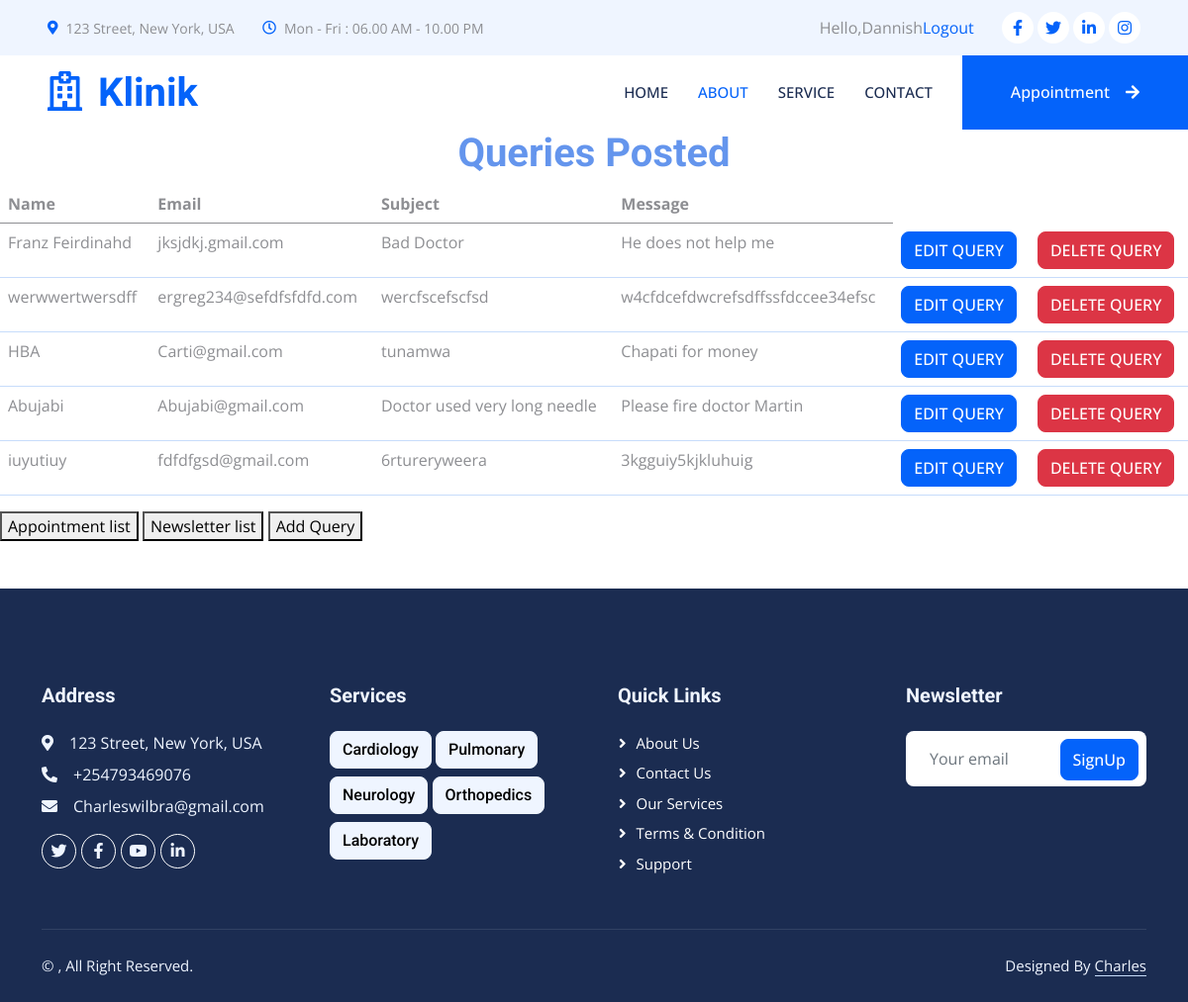
/hosi/querylist/ (signed in), run on the app's committed database.
### hosi/models.py (models this page shows, shortened)
class Query(models.Model):
    name = models.CharField(max_length=20)
    subject = models.TextField()
    email = models.TextField()
    message = models.TextField()
    objects = models.Manager()

### hosi/views.py (the view)
# urls.py: path('querylist/', views.Querylist, name='querylist'),
@login_required(login_url='loginPage')
def Querylist(request):
    querys = Query.objects.all()
    return render(request, 'querylist.html',{'querys': querys})

### hosi/templates/querylist.html (shortened to what this page needs)
{% extends "base.html" %}
{% block content %}
<table class="table">
    <h1 style="text-align: center;color: cornflowerblue">Queries Posted</h1>
    <thead>
    <tr>
        <th>Name</th>
        <th>Email</th>
        <th>Subject</th>
        <th>Message</th>
    </tr>
    </thead>
    <tbody>
       {% for y in querys %}
          <tr>
              <td>{{ y.name }}</td>
              <td>{{ y.email }}</td>
              <td>{{ y.subject }}</td>
              <td>{{ y.message }}</td>
              <td>
                  <a href="{% url 'editquery' y.id %}" class="btn btn-primary" type="button" >EDIT QUERY</a>
              </td>
              <td>
                  <a href="{% url 'deletequery' y.id %}" class="btn btn-danger" type="button" onclick="return confirm('Are you sure you want to delete the FaQ?')">DELETE QUERY</a>
              </td>
          </tr>
       {% endfor %}
    </tbody>
</table>
<a href="{% url 'appointmentslist' %}">
    <button>Appointment list</button>
</a>
<a href="{% url 'newsletterlist' %}">
    <button>Newsletter list</button>
</a>
<a href="{% url 'contact' %}">
    <button>Add Query</button>
</a>
{% endblock %}

### hosi/templates/base.html (shortened to what this page needs)
{% load static %}
<html lang="en">
<head>
    <link href="https://cdnjs.cloudflare.com/ajax/libs/font-awesome/5.10.0/css/all.min.css" rel="stylesheet">
    <link href="https://cdn.jsdelivr.net/npm/bootstrap-icons@1.4.1/font/bootstrap-icons.css" rel="stylesheet">
    <link href="{% static 'lib/animate/animate.min.css' %}" rel="stylesheet">
    <link href="{% static 'lib/owlcarousel/assets/owl.carousel.min.css' %}" rel="stylesheet">
    <link href="{% static 'lib/tempusdominus/css/tempusdominus-bootstrap-4.min.css' %}" rel="stylesheet" />
    <link href="{% static 'css/bootstrap.min.css' %}" rel="stylesheet">
    <link href="{% static 'css/style.css' %}" rel="stylesheet">
</head>
<body>
{% block navbar %}
    <div class="container-fluid bg-light p-0 wow fadeIn" data-wow-delay="0.1s">
        <div class="row gx-0 d-none d-lg-flex">
            <div class="col-lg-7 px-5 text-start">
                <div class="h-100 d-inline-flex align-items-center py-3 me-4">
                    <small class="fa fa-map-marker-alt text-primary me-2"></small>
                    <small>123 Street, New York, USA</small>
                </div>
                <div class="h-100 d-inline-flex align-items-center py-3">
                    <small class="far fa-clock text-primary me-2"></small>
                    <small>Mon - Fri : 06.00 AM - 10.00 PM</small>
                </div>
            </div>
            <div class="col-lg-5 px-5 text-end">
                <div class="h-100 d-inline-flex align-items-center py-3 me-4">
                    <span>Hello,{{request.user}}</span>
                    <span><a href="{% url 'logout' %}">Logout</a></span>
                </div>
                <div class="h-100 d-inline-flex align-items-center">
                    <a class="btn btn-sm-square rounded-circle bg-white text-primary me-1" href=""><i class="fab fa-facebook-f"></i></a>
                    <a class="btn btn-sm-square rounded-circle bg-white text-primary me-1" href=""><i class="fab fa-twitter"></i></a>
                    <a class="btn btn-sm-square rounded-circle bg-white text-primary me-1" href=""><i class="fab fa-linkedin-in"></i></a>
                    <a class="btn btn-sm-square rounded-circle bg-white text-primary me-0" href=""><i class="fab fa-instagram"></i></a>
                </div>
            </div>
        </div>
    </div>
    <nav class="navbar navbar-expand-lg bg-white navbar-light sticky-top p-0 wow fadeIn" data-wow-delay="0.1s">
        <a href="{% url 'index' %}" class="navbar-brand d-flex align-items-center px-4 px-lg-5">
            <h1 class="m-0 text-primary"><i class="far fa-hospital me-3"></i>Klinik</h1>
        </a>
        <div class="collapse navbar-collapse" id="navbarCollapse">
            <div class="navbar-nav ms-auto p-4 p-lg-0">
                <a href="{% url 'index' %}" class="nav-item nav-link ">Home</a>
                <a href="{% url 'about' %}" class="nav-item nav-link active">About</a>
                <a href="{% url 'services' %}" class="nav-item nav-link">Service</a>
                <a href="{% url 'contact' %}" class="nav-item nav-link">Contact</a>
            </div>
            <a href="{% url 'index' %}" class="btn btn-primary rounded-0 py-4 px-lg-5 d-none d-lg-block">Appointment<i class="fa fa-arrow-right ms-3"></i></a>
        </div>
    </nav>
{% endblock %}
{% block content %}
{% endblock %}
{% block footer %}
<div class="container-fluid bg-dark text-light footer mt-5 pt-5 wow fadeIn" data-wow-delay="0.1s">
        <div class="container py-5">
            <div class="row g-5">
                <div class="col-lg-3 col-md-6">
                    <h5 class="text-light mb-4">Address</h5>
                    <p class="mb-2"><i class="fa fa-map-marker-alt me-3"></i>123 Street, New York, USA</p>
                    <p class="mb-2"><i class="fa fa-phone-alt me-3"></i>+254793469076</p>
                    <p class="mb-2"><i class="fa fa-envelope me-3"></i>Charleswilbra@gmail.com</p>
                    <div class="d-flex pt-2">
                        <a class="btn btn-outline-light btn-social rounded-circle" href=""><i class="fab fa-twitter"></i></a>
                        <a class="btn btn-outline-light btn-social rounded-circle" href=""><i class="fab fa-facebook-f"></i></a>
                        <a class="btn btn-outline-light btn-social rounded-circle" href=""><i class="fab fa-youtube"></i></a>
                        <a class="btn btn-outline-light btn-social rounded-circle" href=""><i class="fab fa-linkedin-in"></i></a>
                    </div>
                </div>
                <div class="col-lg-3 col-md-6">
                    <h5 class="text-light mb-4">Services</h5>
                    <h6 class="btn btn-light">Cardiology</h6>
                    <h6 class="btn btn-light">Pulmonary</h6>
                    <h6 class="btn btn-light">Neurology</h6>
                    <h6 class="btn btn-light">Orthopedics</h6>
                    <h6 class="btn btn-light">Laboratory</h6>
                </div>
                <div class="col-lg-3 col-md-6">
                    <h5 class="text-light mb-4">Quick Links</h5>
                    <a class="btn btn-link" href="{% url 'about' %}">About Us</a>
                    <a class="btn btn-link" href="{% url 'contact' %}">Contact Us</a>
                    <a class="btn btn-link" href="{% url 'services' %}">Our Services</a>
                    <a class="btn btn-link" href="{% url 'index' %}">Terms & Condition</a>
                    <a class="btn btn-link" href="{% url 'contact' %}">Support</a>
                </div>
                <div class="col-lg-3 col-md-6">
                    <h5 class="text-light mb-4">Newsletter</h5>
                    <div class="position-relative mx-auto" style="max-width: 400px;">
                        <form action="{% url 'Newsletter' %}" method="POST">
                             <input class="form-control border-0 w-100 py-3 ps-4 pe-5" type="email" name="email" placeholder="Your email" required>
                             <button type="submit" class="btn btn-primary py-2 position-absolute top-0 end-0 mt-2 me-2">SignUp</button>
                        </form>
                    </div>
                </div>
            </div>
        </div>
        <div class="container">
            <div class="copyright">
                <div class="row">
                    <div class="col-md-6 text-center text-md-start mb-3 mb-md-0">
                        &copy; <a class="border-bottom" href="#"></a>, All Right Reserved.
                    </div>
                    <div class="col-md-6 text-center text-md-end">
                        Designed By <a class="border-bottom" href="">Charles</a>
                    </div>
                </div>
            </div>
        </div>
    </div>
{% endblock %}
</body>
</html>

### static/css/style.css (style rules this page uses)
:root { --primary: #0463FA; --light: #EFF5FF; --dark: #1B2C51; }
.btn { font-weight: 500; transition: .5s; }
.btn.btn-primary, .btn.btn-secondary { color: #FFFFFF; }
.btn-sm-square { width: 32px; height: 32px; }
.btn-square, .btn-sm-square, .btn-lg-square { padding: 0; display: flex; align-items: center; justify-content: center; font-weight: normal; }
.navbar .navbar-nav .nav-link { margin-right: 30px; padding: 25px 0; color: #FFFFFF; font-size: 15px; font-weight: 500; text-transform: uppercase; outline: none; }
.navbar .navbar-nav .nav-link:hover, .navbar .navbar-nav .nav-link.active { color: var(--primary); }
.navbar .navbar-brand, .navbar a.btn { height: 75px; }
.navbar .navbar-nav .nav-link { color: var(--dark); font-weight: 500; }
.navbar.sticky-top { top: -100px; transition: .5s; }
.footer .btn.btn-social { margin-right: 5px; width: 35px; height: 35px; display: flex; align-items: center; justify-content: center; color: var(--light); border: 1px solid #FFFFFF; transition: .3s; }
.footer .btn.btn-link { display: block; margin-bottom: 5px; padding: 0; text-align: left; color: #FFFFFF; font-size: 15px; font-weight: normal; text-transform: capitalize; transition: .3s; }
.footer .btn.btn-link::before { position: relative; content: "\f105"; font-family: "Font Awesome 5 Free"; font-weight: 900; margin-right: 10px; }
.footer .copyright { padding: 25px 0; font-size: 15px; border-top: 1px solid rgba(256, 256, 256, .1); }
.footer .copyright a { color: var(--light); }

### data on the page
Query: name "Franz Feirdinahd", email "jksjdkj.gmail.com", subject "Bad Doctor", message "He does not help me"
Query: name "werwwertwersdff", email "ergreg234@sefdfsfdfd.com", subject "wercfscefscfsd", message "w4cfdcefdwcrefsdffssfdccee34efsc"
Query: name "HBA", email "Carti@gmail.com", subject "tunamwa", message "Chapati for money"
Query: name "Abujabi", email "Abujabi@gmail.com", subject "Doctor used very long needle", message "Please fire doctor Martin"
Query: name "iuyutiuy", email "fdfdfgsd@gmail.com", subject "6rtureryweera", message "3kgguiy5kjkluhuig"

### other printed values
{{ request.user }} "Dannish"
